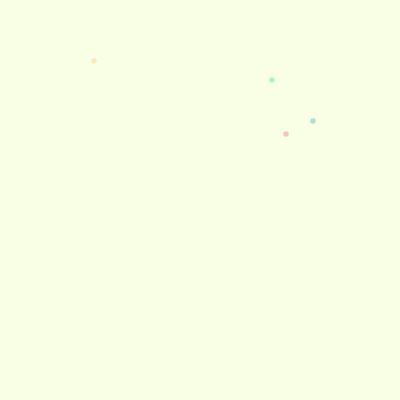
Frame 1 (no input)
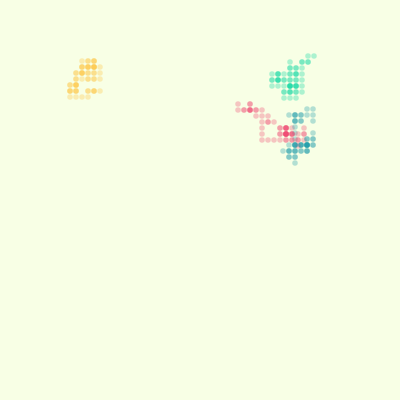
Frame 60 (no input)
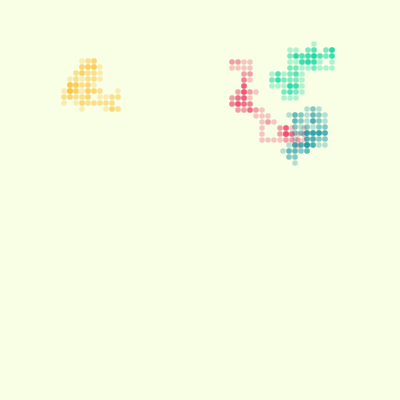
Frame 120 (the mouse pressed at the canvas centre since frame 60)

The p5.js sketch that drew these frames (run headless with seeded random() and noise() and a simulated clock; from frame 60 on, the mouse is pressed at the canvas centre):

// p5.js sketch
// ── sketch.js
class Walker {
  constructor(width, height, color) {
    this.width = width;
    this.height = height;
    this.x = floor(random(width-10));
    this.y = floor(random(height-10));
    this.active = true;
    this.numSteps = 0;
    this.color = color;
  }

  update() {
    if (!this.active) {
      return;
    }

    // move
    let choice = floor(random(4));

    if (choice === 0) {
      this.x += 6;
    } else if (choice === 1) {
      this.x -= 6;
    } else if (choice === 2) {
      this.y += 6;
    } else {
      this.y -= 6;
    }

    // Stay in bounds
    if (this.x > this.width) {
      this.x = width;
    }
    if (this.x < 0) {
      this.x = 0;
    }
    if (this.y > this.height) {
      this.height = height;
    }
    if (this.y < 0) {
      this.y = 0;
    }

    this.numSteps += 1;

    // if (this.numSteps > 1800) {
    //   this.active = false;
    // }
  }

  draw() {
    const c = color(this.color);
    c.setAlpha(80);
    fill(c);
    strokeWeight(0);
    circle(this.x, this.y, 5.5);
  }
}

let walkers = [];

function setup() {
  createCanvas(400, 400);
  resetSketch()

  let button = createButton("reset sketch");
  button.mousePressed(resetSketch);
}

function draw() {
  for (const walker of walkers) {
    walker.update();
    walker.draw();
  }
}

function resetSketch() {
  background("#F8FFE5");

  walkers = [
    new Walker(400, 400, "#06D6A0"),
    new Walker(400, 400, "#EF476F"),
    new Walker(400, 400, "#1B9AAA"),
    new Walker(400, 400, "#FFC43D"),
  ];

}
